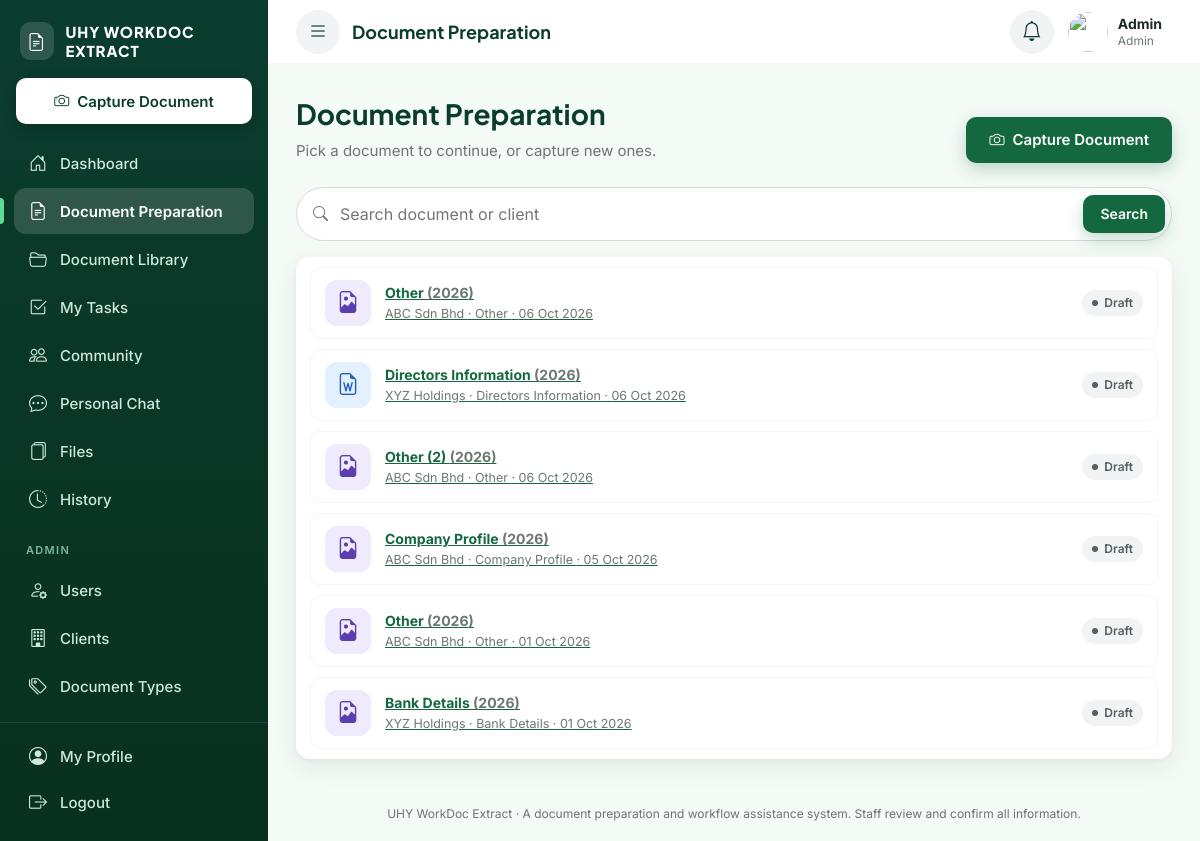
Page /documents/prepare.php (signed in) on the committed database.
### tables this page shows
CREATE TABLE `users` (
  `user_id` int(10) UNSIGNED NOT NULL,
  `name` varchar(120) NOT NULL,
  `username` varchar(50) NOT NULL,
  `email` varchar(150) NOT NULL,
  `password` varchar(255) NOT NULL,
  `role` enum('admin','staff') NOT NULL DEFAULT 'staff',
  `staff_type` enum('staff','contract','intern') DEFAULT NULL,
  `department` varchar(50) DEFAULT NULL,
  `avatar_path` varchar(255) DEFAULT NULL,
  `status` enum('active','inactive') NOT NULL DEFAULT 'active',
  `must_change_password` tinyint(1) NOT NULL DEFAULT 1,
  `last_login_at` datetime DEFAULT NULL,
  `created_at` timestamp NOT NULL DEFAULT current_timestamp(),
  `updated_at` timestamp NOT NULL DEFAULT current_timestamp() ON UPDATE current_timestamp()
);

CREATE TABLE `documents` (
  `document_id` int(10) UNSIGNED NOT NULL,
  `client_id` int(10) UNSIGNED NOT NULL,
  `type_id` int(10) UNSIGNED NOT NULL,
  `document_name` varchar(200) NOT NULL,
  `year` smallint(5) UNSIGNED NOT NULL,
  `uploaded_by` int(10) UNSIGNED NOT NULL,
  `current_version_id` int(10) UNSIGNED DEFAULT NULL,
  `prepared_from_version_id` int(10) UNSIGNED DEFAULT NULL,
  `status` enum('draft','in_review','returned','approved','final') NOT NULL DEFAULT 'draft',
  `is_deleted` tinyint(1) NOT NULL DEFAULT 0,
  `deleted_at` datetime DEFAULT NULL,
  `deleted_by` int(10) UNSIGNED DEFAULT NULL,
  `created_at` timestamp NOT NULL DEFAULT current_timestamp(),
  `updated_at` timestamp NOT NULL DEFAULT current_timestamp() ON UPDATE current_timestamp()
);

CREATE TABLE `clients` (
  `client_id` int(10) UNSIGNED NOT NULL,
  `client_name` varchar(150) NOT NULL,
  `registration_no` varchar(50) DEFAULT NULL,
  `contact_person` varchar(120) DEFAULT NULL,
  `status` enum('active','inactive') NOT NULL DEFAULT 'active',
  `created_by` int(10) UNSIGNED DEFAULT NULL,
  `created_at` timestamp NOT NULL DEFAULT current_timestamp()
);

CREATE TABLE `document_types` (
  `type_id` int(10) UNSIGNED NOT NULL,
  `name` varchar(100) NOT NULL,
  `is_active` tinyint(1) NOT NULL DEFAULT 1
);

### includes/functions.php (called while the page is built, shortened)
<?php
function e(?string $value): string
{
    return htmlspecialchars((string)$value, ENT_QUOTES, 'UTF-8');
}
function url(string $path = ''): string
{
    return BASE_URL . '/' . ltrim($path, '/');
}

### config/database.php (called while the page is built, shortened)
<?php
function db(): PDO
{
    static $pdo = null;
    if ($pdo === null) {
        try {
            $pdo = new PDO(
                'mysql:host=' . DB_HOST . ';dbname=' . DB_NAME . ';charset=utf8mb4',
                DB_USER,
                DB_PASS,
                [
                    PDO::ATTR_ERRMODE            => PDO::ERRMODE_EXCEPTION,
                    PDO::ATTR_DEFAULT_FETCH_MODE => PDO::FETCH_ASSOC,
                    PDO::ATTR_EMULATE_PREPARES   => false,
                    PDO::MYSQL_ATTR_INIT_COMMAND => "SET time_zone = '+08:00'",
                ]
            );
        } catch (PDOException $e) {
            error_log('DB connection failed: ' . $e->getMessage());
            http_response_code(500);
            exit(APP_DEBUG
                ? 'Database connection failed: ' . htmlspecialchars($e->getMessage())
                : 'The system is temporarily unavailable.');
        }
    }
    return $pdo;
}

### includes/auth.php (called while the page is built, shortened)
<?php
function current_user(): ?array
{
    static $user = null;
    static $loaded = false;
    if ($loaded) {
        return $user;
    }
    $loaded = true;
    $stmt = db()->prepare(
        'SELECT user_id, name, username, email, role, staff_type, department, status, must_change_password, avatar_path
         FROM users WHERE user_id = ? LIMIT 1'
    );
    $stmt->execute([$_SESSION['user_id']]);
    $row = $stmt->fetch();
    $user = $row;
    return $user;
}
function require_login(bool $allowPasswordChange = false): array
{
    $user = current_user();
    return $user;
}

### includes/permissions.php (called while the page is built, shortened)
<?php
function permission_map(): array
{
    $staffCommon = [
        'dashboard.view',
        'document.capture',
        'document.prepare',
        'document.library',
        'document.submit',
        'task.view',
        'community.use',
        'chat.use',
        'history.view',
    ];
    $seniorExtras = [
        'document.export',
        'document.approve',
        'task.create',
        'task.assign',
        'files.view',
    ];
    return [
        'admin' => ['*'],
        'staff'    => array_merge($staffCommon, $seniorExtras),
        'contract' => array_merge($staffCommon, $seniorExtras),
        'intern' => $staffCommon,
    ];
}
function permission_profile(array $user): string
{
    if ($user['role'] === 'admin') {
        return 'admin';
    }
    return in_array($user['staff_type'], ['staff', 'contract', 'intern'], true) ? $user['staff_type'] : 'staff';
}
function can(string $permission, ?array $user = null): bool
{
    $user ??= current_user();
    $allowed = permission_map()[permission_profile($user)] ?? [];
    return in_array('*', $allowed, true) || in_array($permission, $allowed, true);
}
function require_permission(string $permission): array
{
    $user = require_login();
    return $user;
}

### documents/prepare.php (the view, shortened to what this page needs)
<?php
$user   = require_permission('document.prepare');
$docId  = (int)($_GET['id'] ?? 0);
if ($docId <= 0) {
    $q = trim($_GET['q'] ?? '');
    $sql = "SELECT d.document_id, d.document_name, d.year, d.status, d.updated_at,
                   c.client_name, t.name AS type_name, v.file_type, u.name AS uploader_name
            FROM documents d
            JOIN clients c ON c.client_id = d.client_id
            JOIN document_types t ON t.type_id = d.type_id
            JOIN users u ON u.user_id = d.uploaded_by
            LEFT JOIN document_versions v ON v.version_id = d.current_version_id
            WHERE d.status IN ('draft', 'returned') AND d.is_deleted = 0";
    $params = [];
    $sql .= ' ORDER BY d.updated_at DESC LIMIT 50';
    $stmt = db()->prepare($sql);
    $stmt->execute($params);
    $items = $stmt->fetchAll();
    $pageTitle = 'Document Preparation';
    require __DIR__ . '/../includes/header.php';
    ?>
    <div class="df-page-header">
        <div>
            <h1>Document Preparation</h1>
            <p class="df-page-sub">Pick a document to continue, or capture new ones.</p>
        </div>
        <div class="df-page-actions">
            <?php if (can('document.capture')): ?>
                <a class="df-btn df-btn-primary" href="<?= e(url('documents/capture.php')) ?>"><i class="bi bi-camera"></i> Capture Document</a>
            <?php endif; ?>
        </div>
    </div>
    <form method="get" class="df-search" role="search">
        <i class="bi bi-search"></i>
        <input type="search" name="q" value="<?= e($q) ?>" placeholder="Search document or client" aria-label="Search">
        <button type="submit" class="df-btn df-btn-primary df-btn-sm">Search</button>
    </form>
    <?php if ($items): ?>
        <div class="df-card df-card-flush">
            <?php foreach ($items as $d): [$iconClass, $icon] = doc_icon($d['file_type']); ?>
                <a class="df-doc-row" style="margin:10px 14px" href="<?= e(url('documents/prepare.php?id=' . (int)$d['document_id'])) ?>">
                    <span class="df-doc-row-main">
                        <span class="df-doc-icon <?= e($iconClass) ?>"><i class="bi <?= e($icon) ?>"></i></span>
                        <span class="df-doc-info">
                            <strong><?= e($d['document_name']) ?> <span class="df-muted">(<?= (int)$d['year'] ?>)</span></strong>
                            <small><?= e($d['client_name']) ?> · <?= e($d['type_name']) ?> · <?= e(time_ago($d['updated_at'])) ?></small>
                        </span>
                    </span>
                    <span class="df-doc-row-status"><?= status_badge($d['status']) ?></span>
                </a>
            <?php endforeach; ?>
        </div>
    <?php endif; ?>
    <?php require __DIR__ . '/../includes/footer.php'; ?>
    <?php
    exit;
}
require __DIR__ . '/../includes/header.php';
?>
<?php require __DIR__ . '/../includes/footer.php'; ?>

### includes/header.php (shortened to what this page needs)
<?php
$user = current_user();
$pageTitle = $pageTitle ?? 'Dashboard';
?>
<!DOCTYPE html>
<html lang="en">
<head>
    <link rel="stylesheet" href="https://cdn.jsdelivr.net/npm/bootstrap-icons@1.11.3/font/bootstrap-icons.min.css">
    <link rel="stylesheet" href="<?= e(url('assets/css/style.css')) ?>">
</head>
<body class="df-app-body">
<div class="df-shell">
    <?php require __DIR__ . '/sidebar.php'; ?>
    <div class="df-main">
        <header class="df-topbar">
            <button type="button" class="df-icon-btn df-menu-btn" data-sidebar-open aria-label="Open menu">
                <i class="bi bi-list"></i>
            </button>
            <h2 class="df-topbar-title"><?= e($pageTitle) ?></h2>
            <div class="df-topbar-actions">
                <div class="df-dropdown" data-dropdown>
                    <button type="button" class="df-icon-btn" data-dropdown-toggle
                            aria-label="Notifications" aria-expanded="false">
                        <i class="bi bi-bell"></i>
                    </button>
                </div>
                <a class="df-topbar-user" href="<?= e(url('profile/index.php')) ?>">
                    <?= render_avatar($user) ?>
                    <span class="df-topbar-user-text">
                        <strong><?= e($user['name']) ?></strong>
                        <small><?= e(role_label($user)) ?></small>
                    </span>
                </a>
            </div>
        </header>
        <main class="df-content">

### includes/ui.php (shortened to what this page needs)
<?php
function time_ago(?string $datetime): string
{
    $time = strtotime($datetime);
    $diff = time() - $time;
    return date('d M Y', $time);
}
function role_label(array $user): string
{
    if ($user['role'] === 'admin') {
        return 'Admin';
    }
    $labels = ['staff' => 'Staff', 'contract' => 'Contract Staff', 'intern' => 'Intern'];
    return $labels[$user['staff_type']] ?? 'Staff';
}
function status_badge(string $status): string
{
    $map = [
        'new'            => ['New', 'info'],
        'uploaded'       => ['Uploaded', 'purple'],
        'processing'     => ['Processing', 'warning'],
        'in_progress'    => ['In Progress', 'warning'],
        'pending_review' => ['Pending Review', 'purple'],
        'completed'      => ['Completed', 'success'],
        'draft'          => ['Draft', 'neutral'],
        'in_review'      => ['In Review', 'purple'],
        'returned'       => ['Returned', 'danger'],
        'approved'       => ['Approved', 'success'],
        'final'          => ['Final', 'success'],
        'active'         => ['Active', 'success'],
        'inactive'       => ['Inactive', 'neutral'],
        'low'            => ['Low', 'neutral'],
        'medium'         => ['Medium', 'info'],
        'high'           => ['High', 'warning'],
        'urgent'         => ['Urgent', 'danger'],
    ];
    [$label, $color] = $map[$status] ?? [ucfirst(str_replace('_', ' ', $status)), 'neutral'];
    return '<span class="df-badge df-badge-' . e($color) . '">' . e($label) . '</span>';
}
function doc_icon(?string $type): array
{
    switch (strtolower((string)$type)) {
        case 'docx': case 'doc':                 return ['df-doc-docx',  'bi-file-earmark-word'];
        case 'jpg': case 'jpeg': case 'png':     return ['df-doc-image', 'bi-file-earmark-image'];
    }
    return ['df-doc-image', 'bi-file-earmark'];
}
function render_avatar(array $user, string $size = ''): string
{
    $class = 'df-avatar' . ($size ? ' df-avatar-' . $size : '');
    if (!empty($user['avatar_path']) && !empty($user['user_id'])) {
        $src = url('files/avatar.php?u=' . (int)$user['user_id']);
        return '<span class="' . $class . ' df-avatar-photo"><img src="' . e($src) . '" alt=""></span>';
    }
    return '<span class="' . $class . '">' . e(user_initials($user['name'] ?? '')) . '</span>';
}

### rows in the picture
users: name "Admin", role "Admin"
documents: document_name "Other", year "2026", client.client_name "ABC Sdn Bhd", type.name "Other", updated_at "06 Oct 2026"
documents: document_name "Directors Information", year "2026", client.client_name "XYZ Holdings", type.name "Directors Information", updated_at "06 Oct 2026"
documents: document_name "Other (2)", year "2026", client.client_name "ABC Sdn Bhd", type.name "Other", updated_at "06 Oct 2026"
documents: document_name "Company Profile", year "2026", client.client_name "ABC Sdn Bhd", type.name "Company Profile", updated_at "05 Oct 2026"
documents: document_name "Other", year "2026", client.client_name "ABC Sdn Bhd", type.name "Other", updated_at "01 Oct 2026"
documents: document_name "Bank Details", year "2026", client.client_name "XYZ Holdings", type.name "Bank Details", updated_at "01 Oct 2026"

### other values in the picture
$item['label'] "Dashboard"
$item['label'] "Document Preparation"
$item['label'] "Document Library"
$item['label'] "My Tasks"
$item['label'] "Community"
$item['label'] "Personal Chat"
$item['label'] "Files"
$item['label'] "History"
$item['label'] "Users"
$item['label'] "Clients"
$item['label'] "Document Types"
$pageTitle "Document Preparation"
APP_NAME "UHY WorkDoc Extract"
